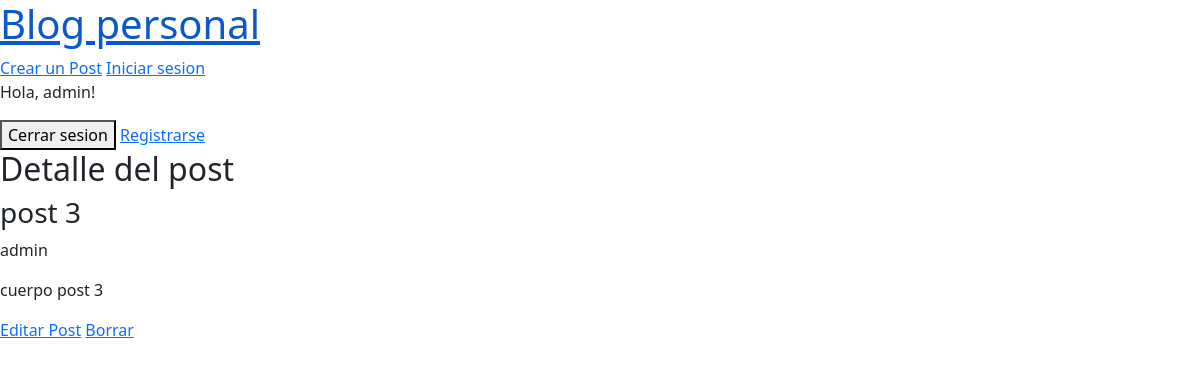
Screenshot of /post/3/ (signed in) with the database file from the repository.
### blogs/models.py (models this page shows, shortened)
class Post(models.Model):
    title = models.CharField(max_length=200)
    body = models.TextField()
    created_at = models.DateTimeField(auto_now_add=True)
    updated_at = models.DateTimeField(auto_now=True)
    author = models.ForeignKey(
        "auth.User",
        on_delete=models.CASCADE,
    )

### blogs/views.py (the view)
# urls.py: path("post/<int:pk>/", PostDetailView.as_view(), name="post_detail"),
class PostDetailView(LoginRequiredMixin, DetailView):
    model = Post
    template_name = "post-detail.html"

### templates/post-detail.html
{% extends '_base.html' %}
{% block content %}
  <h2>Detalle del post</h2>
    <h3>{{ post.title }}</h3>
    <p>{{ post.author }}</p>
    <p>{{ post.body }}</p>
  {% if post.author.pk == request.user.pk %}
    <a href="{% url 'post_edit' post.pk %}">Editar Post</a>
    <a href="{% url 'post_delete' post.id %}"> Borrar</a>
  {% endif %}
{% endblock content %}

### templates/_base.html (shortened to what this page needs)
{% load static %}
<!DOCTYPE html>
<html lang="en">
<head>
    <link rel="stylesheet" href="{% static 'base.css' %}">
    {% load static %}
    <link href="https://cdn.jsdelivr.net/npm/bootstrap@5.3.8/dist/css/bootstrap.min.css" rel="stylesheet">
</head>
<body>
    <a href="{% url 'post_list' %}"><h1>Blog personal</h1></a>
    <a href="{% url 'post_new' %}">Crear un Post</a>
    <a href="{% url 'login' %}">Iniciar sesion</a>
    {% if user.is_authenticated %}
        <p>Hola, {{ user.username }}!</p>
        <form action="{% url 'logout' %}" method="post">
            <button type="submit">Cerrar sesion</button>
            <a href="{% url 'signup' %}">Registrarse</a>
        </form>
        {% endif %}
     {% block content %}
    {% endblock %}
</body>
</html>

### static/base.css (style rules this page uses)
h1 { color: red; }

### rows the page displays
Post: title "post 3", author "admin", body "cuerpo post 3"

### other values shown
{{ user.username }} "admin"
